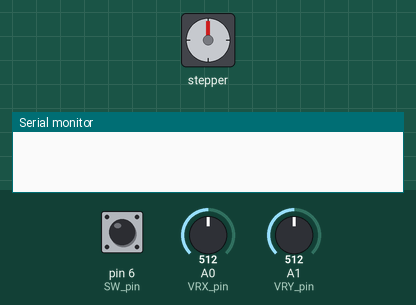
Bench run of a sketch on a simulated Arduino Uno, built with avr-gcc and run on an emulated ATmega328P. Parts: stepper motor, the last lines printed to the serial monitor. Wiring (inferred from the names in the program): stepper motor (2048 steps per turn assumed): coils pin 5, pin 9, pin 10, pin 11. The test bench sets the inputs (shaded band); at power-on: A0 (VRX_pin) = 512, pin 6 (SW_pin) HIGH, A1 (VRY_pin) = 512.

Above: at 1.3 s.
1.4 s: A0 (VRX_pin) set to 599
2.9 s: A0 (VRX_pin) set to 630
At 3.16 s:
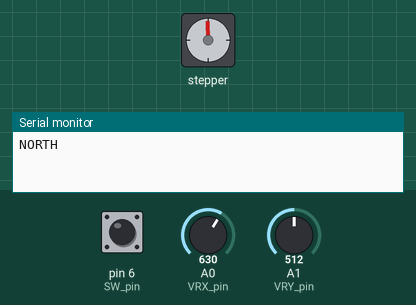
At 4.4 s:
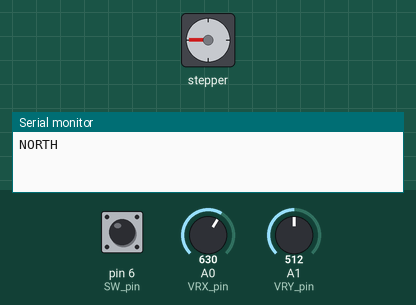
5.9 s: pin 6 (SW_pin) pulled LOW for 3.2 s
10.6 s: pin 6 (SW_pin) pulled LOW for 0.6 s
14.2 s: A0 (VRX_pin) set to 604
At 14.8 s:
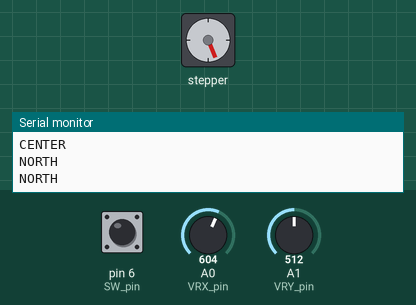
15.7 s: A1 (VRY_pin) set to 600
17.2 s: A1 (VRY_pin) set to 623
At 18.1 s:
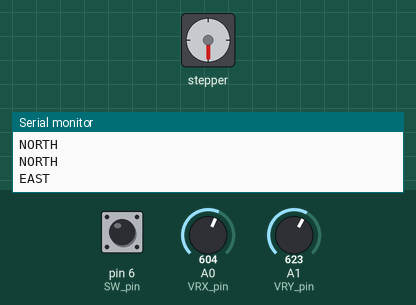
Timing chart, 0 to 21.2 s (numbered marks = the images above; inputs shaded):
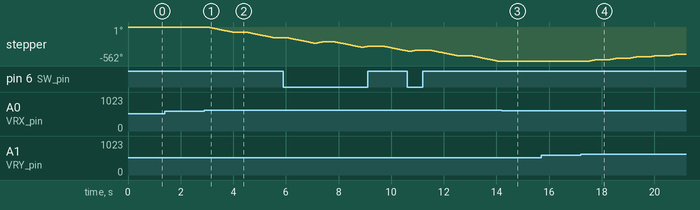

Measured:
- the behaviour switches between 614 and 615 on A0 (VRX_pin) (found by bisection; images 0 and 1)
- the behaviour switches between 614 and 615 on A1 (VRY_pin) (found by bisection; images 3 and 4)
- after the input at 1.4 s, every drawn part: stays the same
- after the input at 2.9 s, stepper: turns 89° counter-clockwise in 1.0 s, then 90° counter-clockwise in 1.0 s
- after the input at 14.2 s, stepper: stops changing and stays -562°
- after the input at 15.7 s, every drawn part: stays the same
- after the input at 17.2 s, stepper: turns 22° clockwise in 0.26 s, repeating every 0.76 s

The sketch:

joystick.ino
```cpp
#define STEPPER_PIN_1 5
#define STEPPER_PIN_2 9
#define STEPPER_PIN_3 10
#define STEPPER_PIN_4 11

// Khai báo chân kết nối cho các cảm biến và đèn LED
int VRX_pin = A0; // Joystick trục X
int VRY_pin = A1; // Joystick trục Y
int SW_pin = 6; // Nút nhấn trên joystick

// Các hướng có thể của joystick
const int NORTH = 0;
const int NORTH_EAST = 1;
const int EAST = 2;
const int SOUTH_EAST = 3;
const int SOUTH = 4;
const int SOUTH_WEST = 5;
const int WEST = 6;
const int NORTH_WEST = 7;
const int CENTER = 8;

// Các biến để lưu giá trị đọc từ joystick và hướng hiện tại
int VRX_value, VRY_value;
int direction = -1, direction_cache;

// Hàm chuyển đổi giá trị từ joystick sang hướng
int coor_to_direction(int VRX_value, int VRY_value);

// Các hàm kiểm tra phạm vi giá trị của joystick
bool is_large_coor(int coor);
bool is_middle_coor(int coor);
bool is_small_coor(int coor);

int val;
int step_number = 0;
void setup() {
  Serial.begin(9600);
  // Thiết lập chế độ đầu vào hoặc đầu ra cho các chân kết nối
  pinMode(VRX_pin, INPUT);
  pinMode(VRY_pin, INPUT);
  pinMode(SW_pin, INPUT_PULLUP);
  // put your setup code here, to run once:
  pinMode(STEPPER_PIN_1, OUTPUT);
  pinMode(STEPPER_PIN_2, OUTPUT);
  pinMode(STEPPER_PIN_3, OUTPUT);
  pinMode(STEPPER_PIN_4, OUTPUT);
}

void loop() {
  // Đọc giá trị từ joystick
  VRX_value = analogRead(VRX_pin);
  VRY_value = analogRead(VRY_pin);

  // Xác định hướng từ giá trị joystick
  direction = coor_to_direction(VRX_value, VRY_value);

  // In giá trị đọc từ trục Y của joystick ra Serial Monitor
  // Serial.println(VRX_value);
  // Serial.println(VRY_value);

  // Xoay động cơ tương ứng với hướng của joystick
  if (direction == WEST) {
    Serial.println("WEST");
    for (int a = 0; a < 2048/8; a++){   // Quay thuận 45 độ
    OneStep(true);
    delay(2);
    }
  } else if (direction == NORTH) {
    Serial.println("NORTH");
    for (int a = 0; a < 2048/4; a++){ // Quay ngược 90 độ
      OneStep(false);
      delay(2);
    }
  } else if (direction == EAST) {
    Serial.println("EAST");
    for (int a = 0; a < 2048/16; a++){ // Quay thuận 22.5 độ
      OneStep(true);
      delay(2);
    }
  } else if (direction == SOUTH) {
    Serial.println("SOUTH");
    for (int a = 0; a < 2048/2; a++){ // Quay ngược 180 độ
      OneStep(false);
      delay(2);
    }
  }

  // Đọc giá trị từ nút nhấn trên joystick
  int SW_value = digitalRead(SW_pin);

  // Nếu nút nhấn được nhấn, tắt tất cả các đèn LED
  if (SW_value == LOW) {
    Serial.println("CENTER");
    for (int a = 0; a < 2048/16; a++){ // Quay ngược 45 độ
      OneStep(true);
      delay(2);
    }
  }

      delay(500);
}

void OneStep(bool dir){
  if(dir){
    switch (step_number) {
      case 0:
        digitalWrite(STEPPER_PIN_1, HIGH);
        digitalWrite(STEPPER_PIN_2, LOW);
        digitalWrite(STEPPER_PIN_3, LOW);
        digitalWrite(STEPPER_PIN_4, LOW);
        break;
      case 1:
        digitalWrite(STEPPER_PIN_1, LOW);
        digitalWrite(STEPPER_PIN_2, HIGH);
        digitalWrite(STEPPER_PIN_3, LOW);
        digitalWrite(STEPPER_PIN_4, LOW);
        break;
      case 2:
        digitalWrite(STEPPER_PIN_1, LOW);
        digitalWrite(STEPPER_PIN_2, LOW);
        digitalWrite(STEPPER_PIN_3, HIGH);
        digitalWrite(STEPPER_PIN_4, LOW);
        break;
      case 3:
        digitalWrite(STEPPER_PIN_1, LOW);
        digitalWrite(STEPPER_PIN_2, LOW);
        digitalWrite(STEPPER_PIN_3, LOW);
        digitalWrite(STEPPER_PIN_4, HIGH);
        break;
    }
  }
  else{
    switch(step_number){
      case 0:
        digitalWrite(STEPPER_PIN_1, LOW);
        digitalWrite(STEPPER_PIN_2, LOW);
        digitalWrite(STEPPER_PIN_3, LOW);
        digitalWrite(STEPPER_PIN_4, HIGH);
        break;
      case 1:
        digitalWrite(STEPPER_PIN_1, LOW);
        digitalWrite(STEPPER_PIN_2, LOW);
        digitalWrite(STEPPER_PIN_3, HIGH);
        digitalWrite(STEPPER_PIN_4, LOW);
        break;
      case 2:
        digitalWrite(STEPPER_PIN_1, LOW);
        digitalWrite(STEPPER_PIN_2, HIGH);
        digitalWrite(STEPPER_PIN_3, LOW);
        digitalWrite(STEPPER_PIN_4, LOW);
        break;
      case 3:
        digitalWrite(STEPPER_PIN_1, HIGH);
        digitalWrite(STEPPER_PIN_2, LOW);
        digitalWrite(STEPPER_PIN_3, LOW);
        digitalWrite(STEPPER_PIN_4, LOW);
        break;
    }
  }
  step_number++;
  if(step_number > 3){
    step_number = 0;
  }
}


// Hàm chuyển đổi giá trị từ trục X và Y của joystick sang hướng
int coor_to_direction(int VRX_value, int VRY_value) {
  if (is_large_coor(VRX_value) && is_middle_coor(VRY_value))
    return NORTH;
  if (is_large_coor(VRX_value) && is_large_coor(VRY_value))
    return NORTH_EAST;
  if (is_middle_coor(VRX_value) && is_large_coor(VRY_value))
    return EAST;
  if (is_small_coor(VRX_value) && is_large_coor(VRY_value))
    return SOUTH_EAST;
  if (is_small_coor(VRX_value) && is_middle_coor(VRY_value))
    return SOUTH;
  if (is_small_coor(VRX_value) && is_small_coor(VRY_value))
    return SOUTH_WEST;
  if (is_middle_coor(VRX_value) && is_small_coor(VRY_value))
    return WEST;
  if (is_large_coor(VRX_value) && is_small_coor(VRY_value))
    return NORTH_WEST;
  return CENTER; // Trả về hướng trung tâm nếu không phát hiện hướng nào khác
}

// Các hàm kiểm tra phạm vi giá trị của joystick
bool is_large_coor(int coor) {
  return coor > 614;
}
bool is_middle_coor(int coor) {
  return (coor <= 614) && (coor >= 400);
}
bool is_small_coor(int coor) {
  return coor < 400;
}
```
